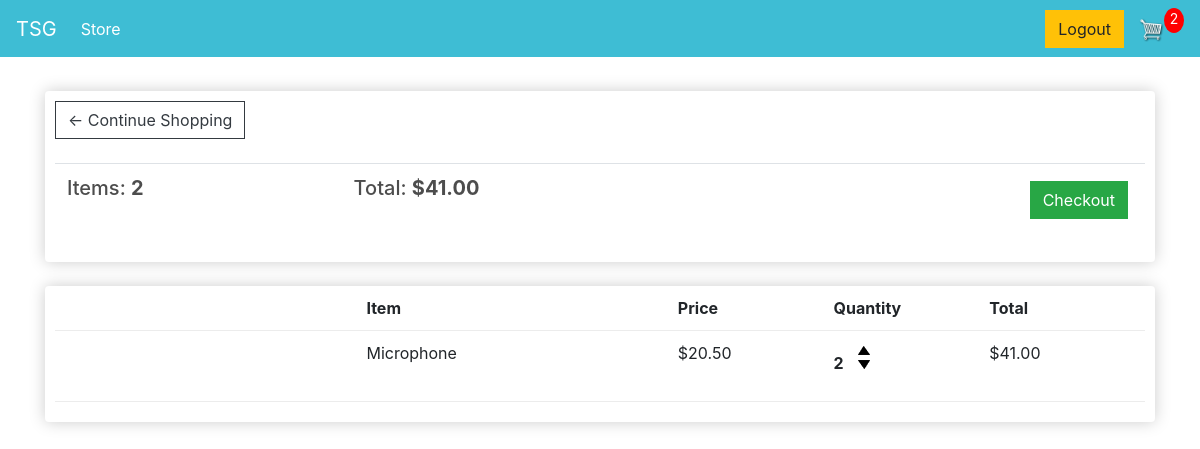
The app's page /cart/ (signed in), older data.
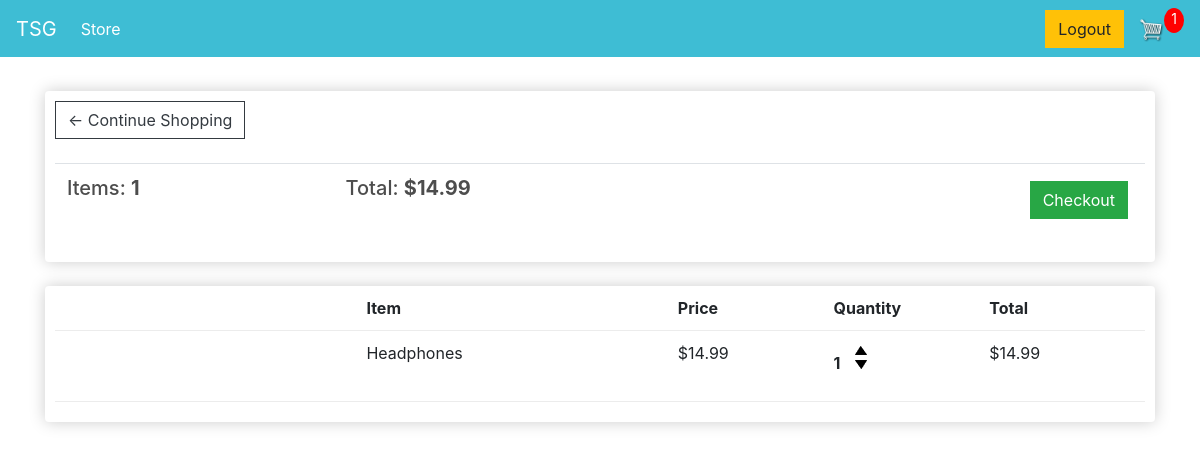
The same page, newer data.
### store/models.py (models this page shows, shortened)
class Order(models.Model):
    customer = models.ForeignKey(Customer , on_delete=models.SET_NULL, null =True , blank =True)
    date_ordered = models.DateTimeField(auto_now_add=True)
    complete = models.BooleanField(default=False)
    transaction_id = models.CharField(max_length=100, null=True)
    @property
    def shipping(self):
            shipping = False
            orderitems = self.orderitem_set.all()
            for i in orderitems:
                if i.product.digital ==False:
                    shipping = True
            return shipping
    @property
    def get_cart_total(self):
        orderitems = self.orderitem_set.all()
        total = sum ([item.get_total for item in orderitems ])
        return total
    @property
    def get_cart_items(self):
        orderitems = self.orderitem_set.all()
        total = sum([item.quantity for item in orderitems])
        return total

class OrderItem(models.Model):
    product = models.ForeignKey(Product , on_delete=models.SET_NULL, null=True)
    order = models.ForeignKey(Order , on_delete=models.SET_NULL, null= True)
    quantity = models.IntegerField(default=0, null=True, blank=True)
    date_added = models.DateTimeField(auto_now_add=True)
    @property
    def get_total(self):
        total = self.product.price * self.quantity
        return total

class Product(models.Model):
    name = models.CharField(max_length=200,null =True)
    price = models.DecimalField(max_digits=7,decimal_places=2)
    digital = models.BooleanField(default=False, null=True, blank=True)
    image = models.ImageField(null=True , blank=True)
    @property
    def imageURL(self):
        try:
            url = self.image.url
        except:
            url = ''
        return url

### store/views.py (the view)
# urls.py: path('cart/', views.cart, name="cart"),
def cart(request):
     if request.user.is_authenticated:
        customer = request.user.customer
        order, created = Order.objects.get_or_create(customer=customer, complete=False)
        items = order.orderitem_set.all()
        cartItems = order.get_cart_items
        shipping = order.shipping  # Get the shipping status from the order
     else:
        cookieData= cookieCart(request)
        cartItems = cookieData['cartItems']
        order = cookieData['order']
        items = cookieData['items']
     context = {'items': items, 'order': order, 'cartItems': cartItems, 'shipping': False}
     return render(request, 'store/cart.html', context)

### store/templates/store/cart.html
{% extends 'store/main.html' %}
{% load static %}
{% block content %}
    <div class="row">
        <div class="col-lg-12">
            <div class="box-element">
                <a class="btn btn-outline-dark" href="{% url 'store' %}">&#x2190; Continue Shopping</a>
                <br><br>
                <table class="table">
                    <tr>
                        <th><h5>Items: <strong>{{ order.get_cart_items }}</strong></h5></th>
                        <th><h5>Total: <strong>${{ order.get_cart_total|floatformat:2 }}</strong></h5></th>
                        <th>
                            <a style="float:right; margin:5px;" class="btn btn-success" href="{% url 'checkout' %}">Checkout</a>
                        </th>
                    </tr>
                </table>
            </div>
            <br>
            <div class="box-element">
                <div class="cart-row">
                    <div style="flex:2"></div>
                    <div style="flex:2"><strong>Item</strong></div>
                    <div style="flex:1"><strong>Price</strong></div>
                    <div style="flex:1"><strong>Quantity</strong></div>
                    <div style="flex:1"><strong>Total</strong></div>
                </div>
                {% for item in items %}
                <div class="cart-row">
                    <div style="flex:2"><img class="row-image" src="{{ item.product.imageURL }}"></div>
                    <div style="flex:2"><p>{{ item.product.name }}</p></div>
                    <div style="flex:1"><p>${{ item.product.price|floatformat:2 }}</p></div>
                    <div style="flex:1">
                        <p class="quantity">{{ item.quantity }}</p>
                        <div class="quantity">
                            <img data-product="{{ item.product.id }}" data-action="add" class="chg-quantity update-cart" src="{% static 'images/3+arrow-up.png' %}">
                            <img data-product="{{ item.product.id }}" data-action="remove" class="chg-quantity update-cart" src="{% static 'images/arrow-down.png' %}">
                        </div>
                    </div>
                    <div style="flex:1"><p>${{ item.get_total }}</p></div>
                </div>
                {% endfor %}
            </div>
        </div>
    </div>
{% endblock content %}

Row changes from the older to the newer data that the page shows:
removed OrderItem: product.name "Microphone", product.price "20.50", quantity "2", get_total "41.00"
computed for Order: get_cart_items "2" → "1"; get_cart_total "41.00" → "14.99"
added OrderItem: product.name "Headphones", product.price "14.99", quantity "1", get_total "14.99"
Text that changed along with them:
{{ cartItems }}: "2" → "1"
